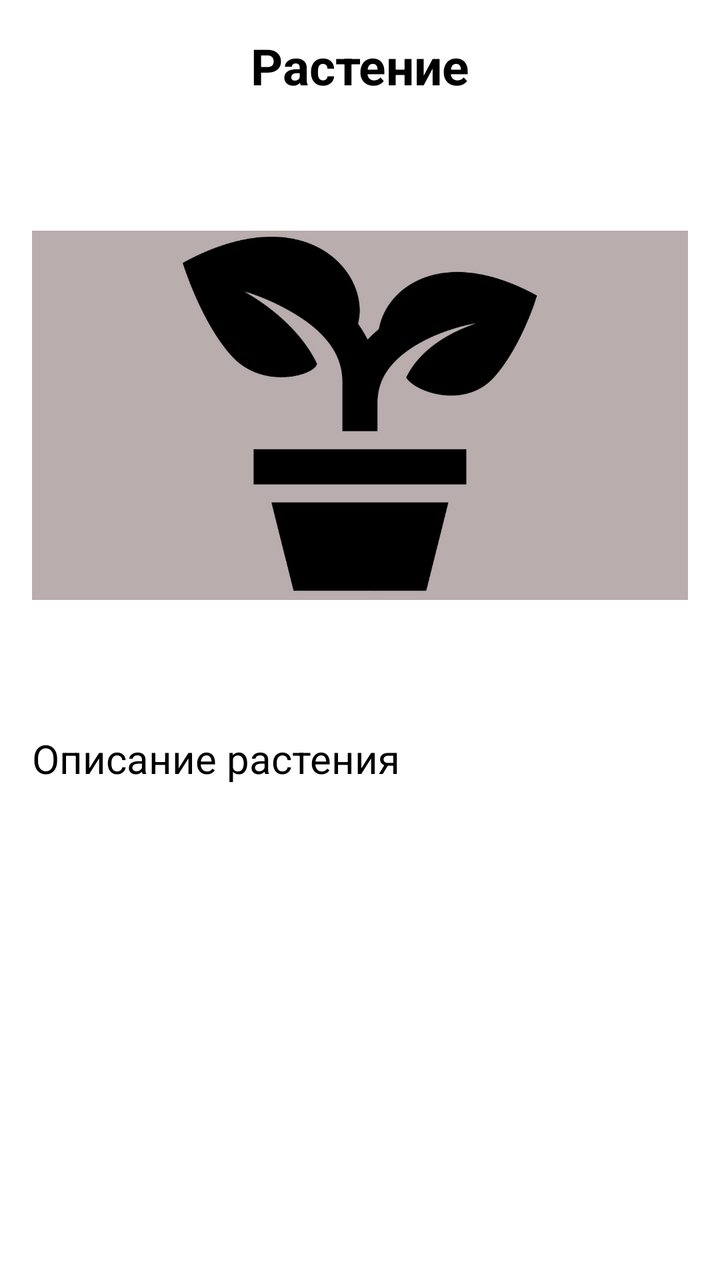
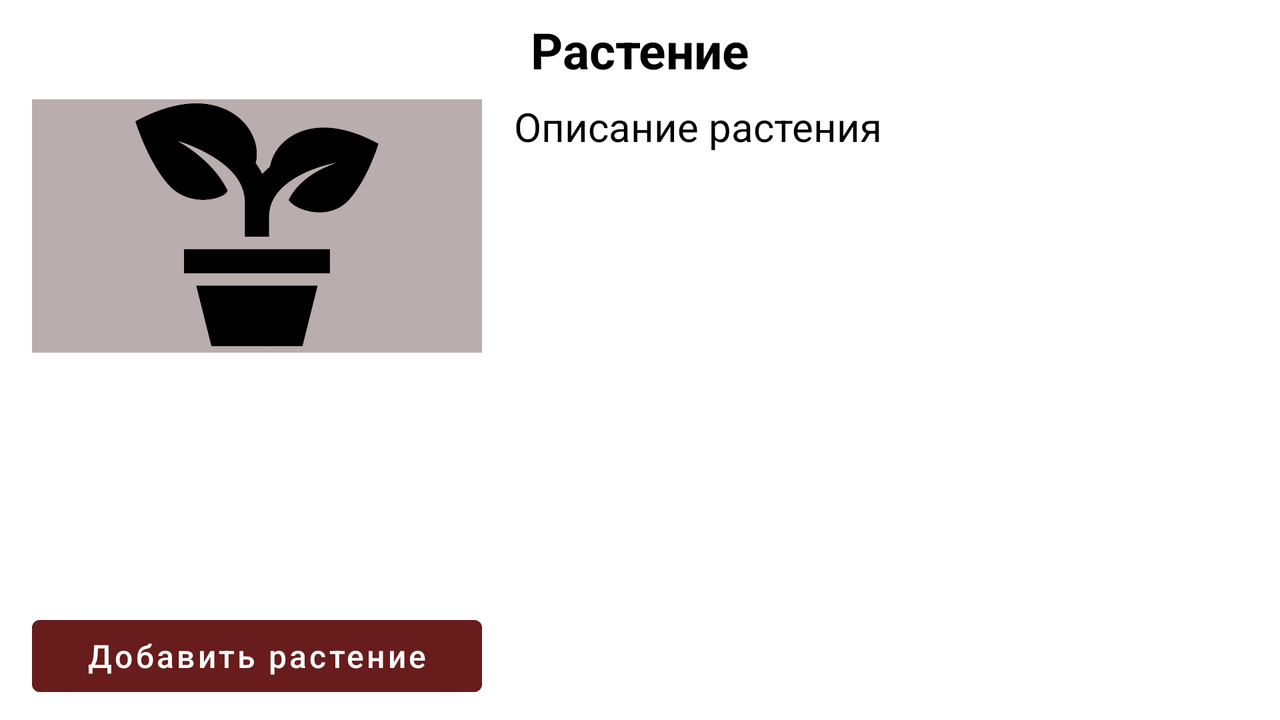

An Android layout and its configuration variant, each rendered on a device that would load it. The default file and the variant file are quoted in full after the pictures.
<!-- AndroidManifest.xml: application theme Theme.PlantsBook -->
<!-- res/layout/fragment_plant_state.xml -->
<?xml version="1.0" encoding="utf-8"?>
<ScrollView xmlns:android="http://schemas.android.com/apk/res/android"
    android:layout_width="match_parent"
    android:layout_height="match_parent">

    <LinearLayout
        android:id="@+id/constraint_layout"
        android:layout_width="match_parent"
        android:layout_height="wrap_content"
        android:background="@color/background_color"
        android:orientation="vertical"
        android:padding="16dp">

        <TextView
            android:id="@+id/tittlePlantInfo"
            android:layout_width="match_parent"
            android:layout_height="wrap_content"
            android:gravity="center"
            android:isScrollContainer="true"
            android:text="@string/plant"
            android:textAlignment="center"
            android:textColor="@color/black"
            android:textSize="25sp"
            android:textStyle="bold" />

        <ImageView
            android:id="@+id/imagePlantInfo"
            android:layout_width="match_parent"
            android:layout_height="300dp"
            android:layout_marginTop="8dp"
            android:scaleType="fitCenter"
            android:src="@drawable/plant_image" />

        <TextView
            android:id="@+id/descriptionPlantInfo"
            android:layout_width="match_parent"
            android:layout_height="wrap_content"
            android:layout_marginTop="8dp"
            android:isScrollContainer="true"
            android:text="@string/plant_description"
            android:textAlignment="viewStart"
            android:textColor="@color/black"
            android:textSize="20sp" />

    </LinearLayout>

</ScrollView>
<!-- resources referenced by this layout -->
<resources>
  <color name="background_color">#FFFFFFFF</color>
  <color name="black">#FF000000</color>
  <!-- drawable plant_image: jpg bitmap (drawable, 135615 bytes) -->
  <string name="plant">Растение</string>
  <string name="plant_description">Описание растения</string>
  <style name="Theme.PlantsBook" parent="Theme.MaterialComponents.DayNight">
          
          <item name="colorPrimary">@color/menu_color</item>
          <item name="colorPrimaryVariant">@color/menu_color</item>
          <item name="colorOnPrimary">@color/black</item>
          
          <item name="colorSecondary">@color/teal_200</item>
          <item name="colorSecondaryVariant">@color/teal_700</item>
          <item name="colorOnSecondary">@color/black</item>
          
          <item name="android:statusBarColor" tools:targetApi="l">?attr/colorPrimaryVariant</item>
          
      </style>
  <color name="menu_color">#60985151</color>
  <color name="teal_200">#FF03DAC5</color>
  <color name="teal_700">#FF018786</color>
</resources>
<!-- res/layout-land/fragment_plant_state.xml (the repository's variant of the layout above) -->
<!-- drawn on the phone turned sideways -->
<?xml version="1.0" encoding="utf-8"?>
<FrameLayout
    xmlns:android="http://schemas.android.com/apk/res/android"
    xmlns:app="http://schemas.android.com/apk/res-auto"
    xmlns:tools="http://schemas.android.com/tools"
    android:layout_width="match_parent"
    android:layout_height="match_parent"
    tools:context=".fragments.PlantInfoFragment">

    <androidx.constraintlayout.widget.ConstraintLayout
        android:layout_width="match_parent"
        android:layout_height="match_parent">

        <TextView
            android:id="@+id/tittlePlantInfo"
            android:layout_width="wrap_content"
            android:layout_height="wrap_content"
            android:layout_marginTop="8dp"
            android:gravity="center"
            android:isScrollContainer="true"
            android:text="@string/plant"
            android:textAlignment="center"
            android:textColor="@color/black"
            android:textSize="25sp"
            android:textStyle="bold"
            app:layout_constraintEnd_toEndOf="parent"
            app:layout_constraintStart_toStartOf="parent"
            app:layout_constraintTop_toTopOf="parent" />

        <ImageView
            android:id="@+id/imagePlantInfo"
            android:layout_width="0dp"
            android:layout_height="400dp"
            android:layout_marginLeft="16dp"
            android:layout_marginTop="8dp"
            android:scaleType="fitStart"
            android:src="@drawable/plant_image"
            app:layout_constraintDimensionRatio="H,16:9"
            app:layout_constraintEnd_toEndOf="parent"
            app:layout_constraintHorizontal_bias="0.0"
            app:layout_constraintVertical_bias="0.0"
            app:layout_constraintTop_toBottomOf="@id/tittlePlantInfo"
            app:layout_constraintStart_toStartOf="parent"/>

        <Button
            android:id="@+id/buttonAddPlant"
            android:layout_width="0dp"
            android:layout_height="wrap_content"
            android:layout_marginStart="16dp"
            android:layout_marginBottom="8dp"
            android:backgroundTint="@color/dark_red"
            android:text="@string/add_plant"
            android:textAllCaps="false"
            android:textColor="@color/white"
            android:textSize="16sp"
            app:layout_constraintBottom_toBottomOf="parent"
            app:layout_constraintEnd_toEndOf="@+id/imagePlantInfo"
            app:layout_constraintHorizontal_bias="0.0"
            app:layout_constraintStart_toStartOf="parent" />

        <ScrollView
            android:id="@+id/scroll"
            android:layout_width="0dp"
            android:layout_height="0dp"
            android:layout_marginTop="8dp"
            android:layout_marginStart="8dp"
            android:layout_marginEnd="16dp"
            android:layout_marginBottom="8dp"
            app:layout_constraintStart_toEndOf="@id/imagePlantInfo"
            app:layout_constraintEnd_toEndOf="parent"
            app:layout_constraintBottom_toBottomOf="parent"
            app:layout_constraintTop_toBottomOf="@id/tittlePlantInfo">

            <androidx.constraintlayout.widget.ConstraintLayout
                android:id="@+id/constraint_layout"
                android:layout_width="match_parent"
                android:layout_height="match_parent"
                android:background="@color/background_color">

                <TextView
                    android:id="@+id/descriptionPlantInfo"
                    android:layout_width="0dp"
                    android:layout_height="wrap_content"
                    android:layout_marginStart="8dp"
                    android:layout_marginTop="8dp"
                    android:layout_marginEnd="8dp"
                    android:isScrollContainer="true"
                    android:text="@string/plant_description"
                    android:textAlignment="viewStart"
                    android:textColor="@color/black"
                    android:textSize="20sp"
                    app:layout_constraintEnd_toEndOf="parent"
                    app:layout_constraintStart_toStartOf="parent"/>

            </androidx.constraintlayout.widget.ConstraintLayout>

        </ScrollView>

    </androidx.constraintlayout.widget.ConstraintLayout>

</FrameLayout>
<!-- resources referenced by the variant -->
<!-- as the phone turned sideways resolves them -->
<resources>
  <color name="background_color">#FFFFFFFF</color>
  <color name="black">#FF000000</color>
  <color name="dark_red">#681C1C</color>
  <color name="white">#FFFFFFFF</color>
  <!-- drawable plant_image: jpg bitmap (drawable, 135615 bytes) -->
  <string name="add_plant">Добавить растение</string>
  <string name="plant">Растение</string>
  <string name="plant_description">Описание растения</string>
  <style name="Theme.PlantsBook" parent="Theme.MaterialComponents.DayNight">
          
          <item name="colorPrimary">@color/menu_color</item>
          <item name="colorPrimaryVariant">@color/menu_color</item>
          <item name="colorOnPrimary">@color/black</item>
          
          <item name="colorSecondary">@color/teal_200</item>
          <item name="colorSecondaryVariant">@color/teal_700</item>
          <item name="colorOnSecondary">@color/black</item>
          
          <item name="android:statusBarColor" tools:targetApi="l">?attr/colorPrimaryVariant</item>
          
      </style>
  <color name="menu_color">#60985151</color>
  <color name="teal_200">#FF03DAC5</color>
  <color name="teal_700">#FF018786</color>
</resources>
